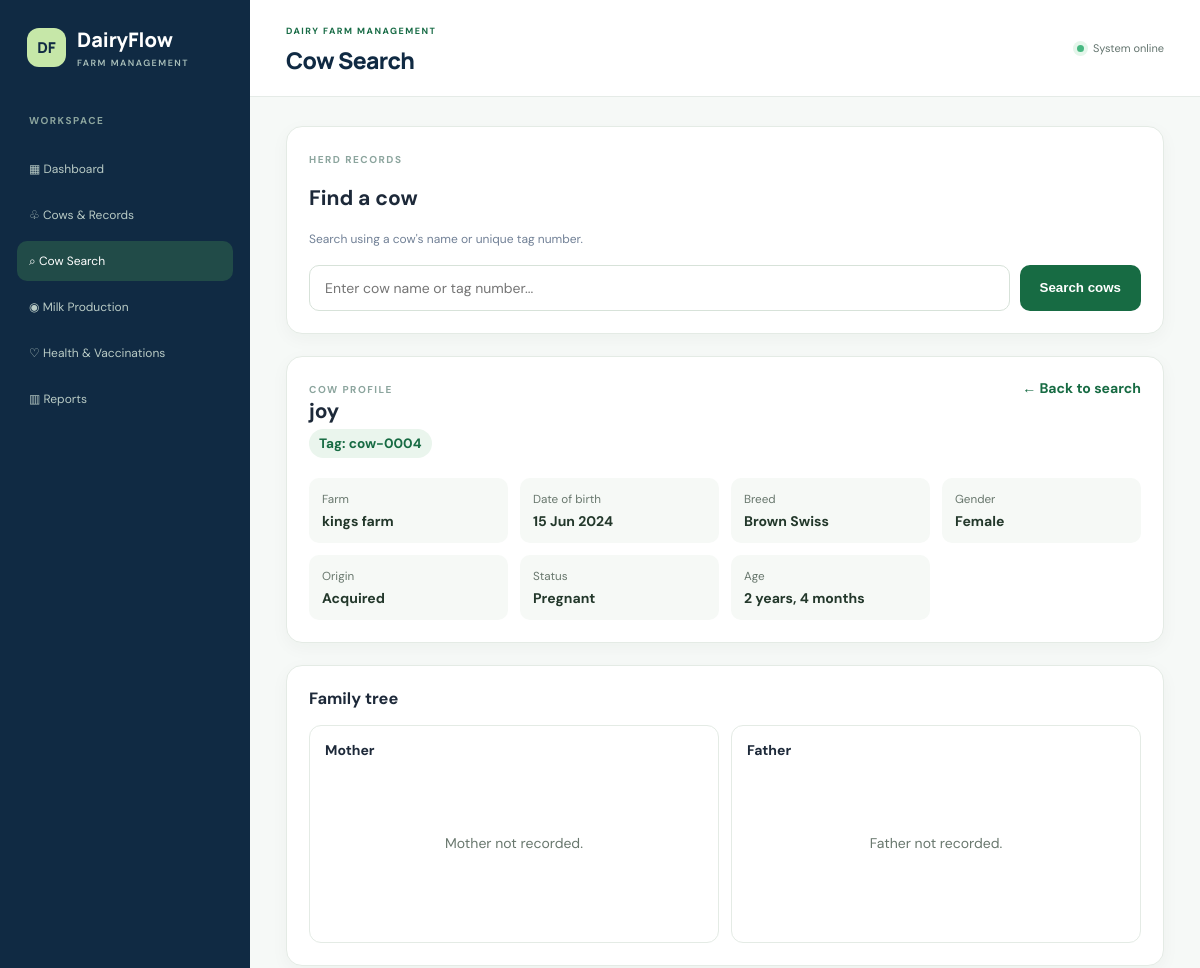
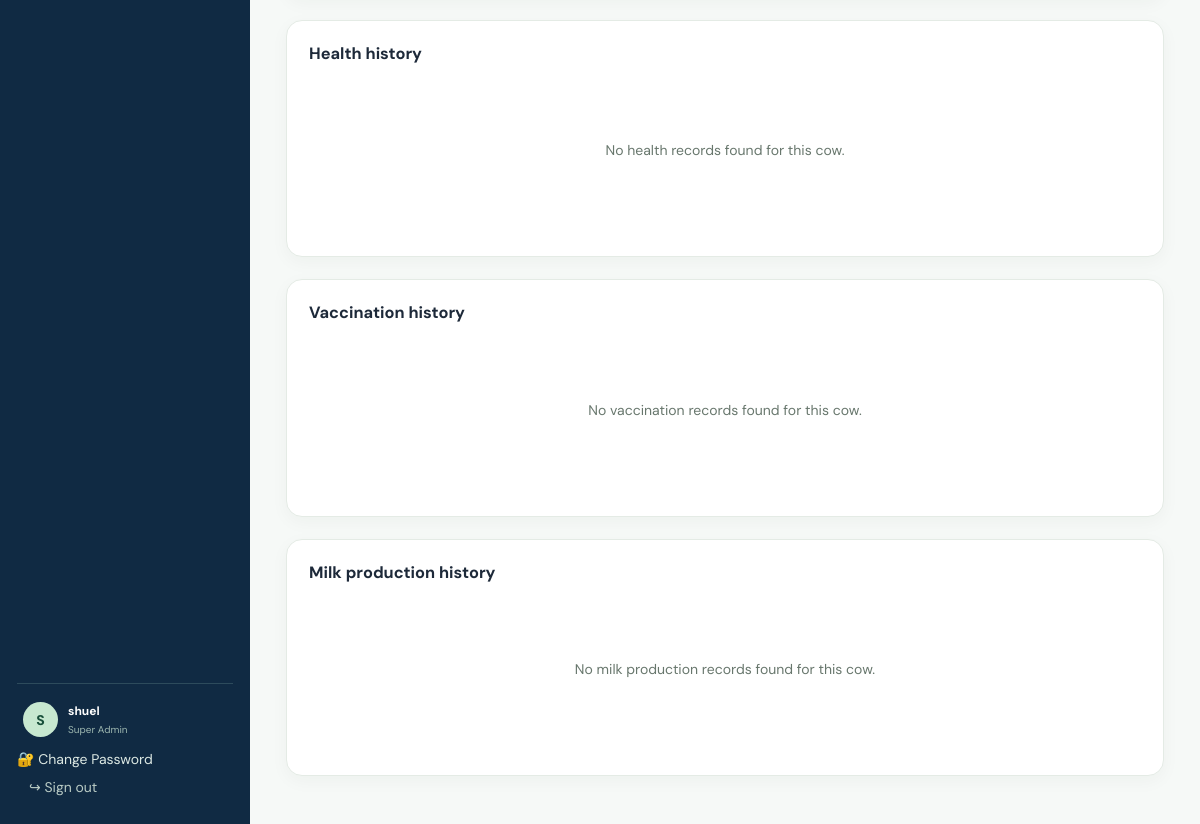
/search.php?cow_id=4 (signed in), run on an earlier commit of the app's database (2 pictures, top to bottom).
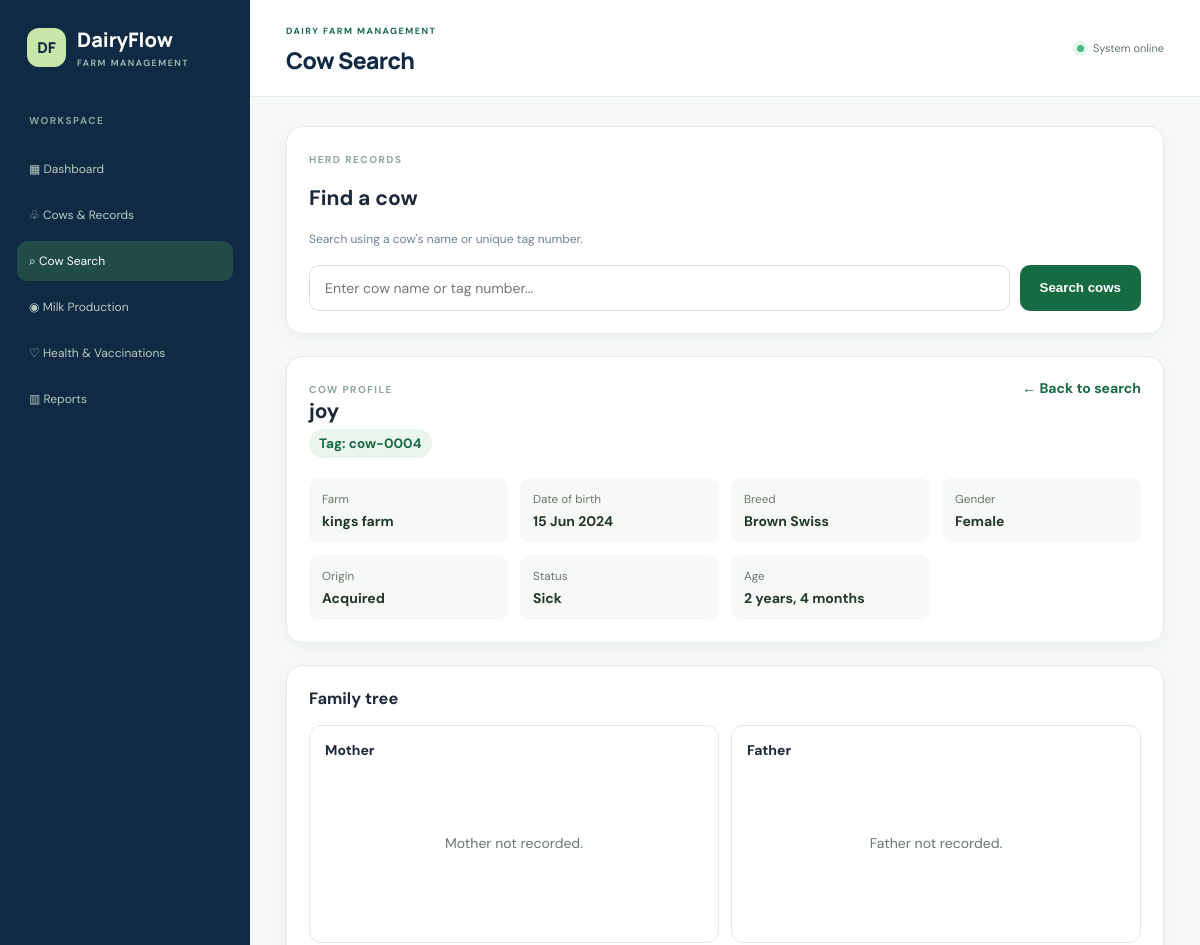
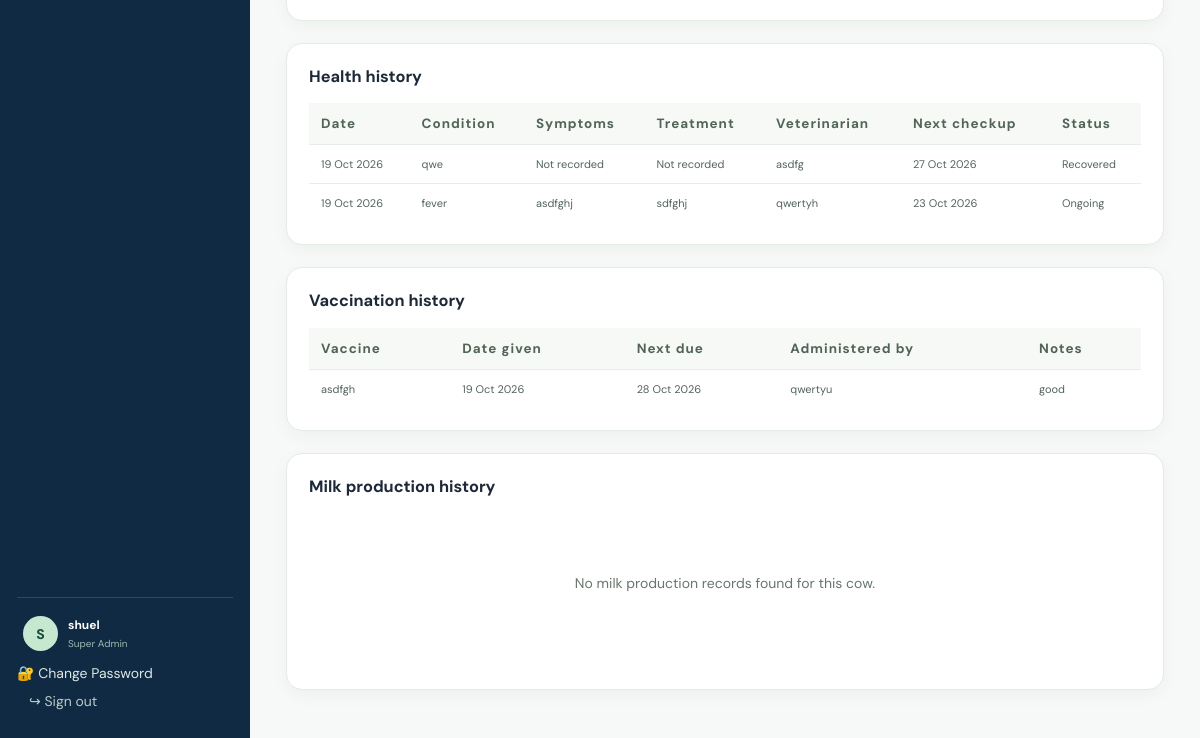
And on a later commit of the database (2 pictures, top to bottom).
### tables this page shows
CREATE TABLE `cows` (
  `cow_id` int(11) NOT NULL,
  `farm_id` int(11) NOT NULL,
  `tag_number` varchar(50) NOT NULL,
  `cow_name` varchar(100) DEFAULT NULL,
  `date_of_birth` date NOT NULL,
  `breed` varchar(100) DEFAULT NULL,
  `gender` enum('female','male') NOT NULL,
  `origin` enum('born_on_farm','acquired') NOT NULL DEFAULT 'acquired',
  `mother_id` int(11) DEFAULT NULL,
  `father_id` int(11) DEFAULT NULL,
  `status` enum('active','sick','pregnant','dry','sold','deceased') DEFAULT 'active',
  `notes` text DEFAULT NULL,
  `created_at` timestamp NOT NULL DEFAULT current_timestamp(),
  `manager_id` int(11) DEFAULT NULL
);

CREATE TABLE `farms` (
  `farm_id` int(11) NOT NULL,
  `farm_name` varchar(150) NOT NULL,
  `location` varchar(255) DEFAULT NULL,
  `contact_phone` varchar(30) DEFAULT NULL,
  `created_at` timestamp NOT NULL DEFAULT current_timestamp(),
  `status` enum('active','inactive') DEFAULT 'active'
);

CREATE TABLE `health_records` (
  `health_id` int(11) NOT NULL,
  `cow_id` int(11) NOT NULL,
  `recorded_by` int(11) DEFAULT NULL,
  `condition_name` varchar(150) NOT NULL,
  `symptoms` text DEFAULT NULL,
  `treatment` text DEFAULT NULL,
  `veterinarian` varchar(150) DEFAULT NULL,
  `record_date` date NOT NULL,
  `next_checkup` date DEFAULT NULL,
  `status` enum('under_treatment','recovered','ongoing') DEFAULT 'ongoing'
);

CREATE TABLE `vaccinations` (
  `vaccination_id` int(11) NOT NULL,
  `cow_id` int(11) NOT NULL,
  `vaccine_name` varchar(150) NOT NULL,
  `vaccination_date` date NOT NULL,
  `next_due_date` date DEFAULT NULL,
  `administered_by` varchar(150) DEFAULT NULL,
  `notes` text DEFAULT NULL
);

### search.php (the view, shortened to what the changed rows need)
<?php
require_once __DIR__ . '/includes/auth.php';
$pdo->setAttribute(PDO::ATTR_ERRMODE, PDO::ERRMODE_EXCEPTION);
$pdo->setAttribute(PDO::ATTR_DEFAULT_FETCH_MODE, PDO::FETCH_ASSOC);
$role = $_SESSION['role_name'];
$userId = (int) $_SESSION['user_id'];
$farmId = (int) ($_SESSION['farm_id'] ?? 0);
$q = trim((string) ($_GET['q'] ?? ''));
$selectedId = filter_var(
    $_GET['cow_id'] ?? null,
    FILTER_VALIDATE_INT
);
$cow = null;
$mother = null;
$father = null;
$healthRecords = [];
$vaccinations = [];
$milkRecords = [];
function cowAccess(string $alias, string $role, int $farmId, int $userId): array
{
    if ($role === 'super_admin') {
        return ['1=1', []];
    }
    return ["$alias.farm_id = ?", [$farmId]];
}
try {
    if ($selectedId !== false && $selectedId !== null && $selectedId > 0) {
        [$accessSql, $accessParams] = cowAccess(
            'c',
            $role,
            $farmId,
            $userId
        );
        $stmt = $pdo->prepare("
            SELECT c.*, f.farm_name
            FROM cows c
            INNER JOIN farms f ON f.farm_id = c.farm_id
            WHERE c.cow_id = ?
              AND ($accessSql)
            LIMIT 1
        ");
        $stmt->execute(array_merge([$selectedId], $accessParams));
        $cow = $stmt->fetch() ?: null;
    }
    if ($cow) {
        $stmt = $pdo->prepare("
            SELECT health_id, condition_name, symptoms, treatment,
                   veterinarian, record_date, next_checkup, status
            FROM health_records
            WHERE cow_id = ?
            ORDER BY record_date DESC, health_id DESC
        ");
        $stmt->execute([(int) $cow['cow_id']]);
        $healthRecords = $stmt->fetchAll();
        $stmt = $pdo->prepare("
            SELECT vaccination_id, vaccine_name, vaccination_date,
                   next_due_date, administered_by, notes
            FROM vaccinations
            WHERE cow_id = ?
            ORDER BY vaccination_date DESC, vaccination_id DESC
        ");
        $stmt->execute([(int) $cow['cow_id']]);
        $vaccinations = $stmt->fetchAll();
        $stmt = $pdo->prepare("
            SELECT production_date, milking_session,
                   quantity_litres, notes
            FROM milk_production
            WHERE cow_id = ?
              AND farm_id = ?
            ORDER BY production_date DESC, production_id DESC
            LIMIT 100
        ");
        $stmt->execute([
            (int) $cow['cow_id'],
            (int) $cow['farm_id']
        ]);
        $milkRecords = $stmt->fetchAll();
    }
} catch (Throwable $exception) {
    error_log('Cow search error: ' . $exception->getMessage());
    $error = 'Something went wrong while loading cow records. Please try again.';
}
function searchEscape(mixed $value): string
{
    return htmlspecialchars((string) ($value ?? ''), ENT_QUOTES, 'UTF-8');
}
function displayDate(?string $date): string
{
    return date('d M Y', strtotime($date));
}
?>
<!DOCTYPE html>
<html lang="en">
<head>
    <link rel="stylesheet" href="assets/style.css">
</head>
<body>
    <div class="app-shell">
        <main class="main-area">
            <header class="topbar">
                <div>
                    <h1>Cow Search</h1>
                </div>
            </header>
            <div class="content">
                <div class="search-wrap">
                    <section class="search-panel">
                        <h2>Find a cow</h2>
                    </section>
                    <?php if ($cow): ?>
                        <section class="profile-panel">
                            <div class="profile-heading">
                                <div>
                                    <span class="eyebrow">COW PROFILE</span>
                                    <h2><?= searchEscape($cow['cow_name'] ?: 'Unnamed cow') ?></h2>
                                    <span class="tag">Tag: <?= searchEscape($cow['tag_number']) ?></span>
                                </div>
                                <a class="back-link" href="search.php<?= $q !== '' ? '?q=' . urlencode($q) : '' ?>">← Back to search</a>
                            </div>
                            <div class="detail-grid">
                                <div class="detail-item"><small>Farm</small><strong><?= searchEscape($cow['farm_name']) ?></strong></div>
                                <div class="detail-item"><small>Date of birth</small><strong><?= searchEscape(displayDate($cow['date_of_birth'])) ?></strong></div>
                                <div class="detail-item"><small>Breed</small><strong><?= searchEscape($cow['breed'] ?: 'Not recorded') ?></strong></div>
                                <div class="detail-item"><small>Gender</small><strong><?= searchEscape(ucfirst($cow['gender'])) ?></strong></div>
                                <div class="detail-item"><small>Origin</small><strong><?= searchEscape(ucwords(str_replace('_', ' ', $cow['origin']))) ?></strong></div>
                                <div class="detail-item"><small>Status</small><strong><?= searchEscape(ucfirst($cow['status'] ?? 'Unknown')) ?></strong></div>
                                <div class="detail-item"><small>Age</small>
                                    <strong>
                                        <?php
                                        $birth = new DateTimeImmutable($cow['date_of_birth']);
                                        $today = new DateTimeImmutable('today');
                                        echo searchEscape($birth->diff($today)->y . ' years, ' . $birth->diff($today)->m . ' months');
                                        ?>
                                    </strong>
                                </div>
                            </div>
                        </section>
                        <section class="record-panel">
                            <h3>Family tree</h3>
                            <div class="family-grid">
                                <div class="family-card">
                                    <strong>Mother</strong>
                                    <?php if ($mother): ?>
                                        <p><?= searchEscape($mother['cow_name'] ?: 'Unnamed cow') ?></p>
                                        <small>Tag: <?= searchEscape($mother['tag_number']) ?></small>
                                        <?php if ($mother['cow_id'] !== $cow['cow_id']): ?>
                                            <p><a class="back-link" href="search.php?cow_id=<?= (int) $mother['cow_id'] ?>">View profile</a></p>
                                        <?php endif; ?>
                                    <?php elseif (!empty($cow['mother_id'])): ?>
                                        <p class="empty-state">Recorded parent is outside your access scope.</p>
                                    <?php else: ?>
                                        <p class="empty-state">Mother not recorded.</p>
                                    <?php endif; ?>
                                </div>
                                <div class="family-card">
                                    <strong>Father</strong>
                                    <?php if ($father): ?>
                                        <p><?= searchEscape($father['cow_name'] ?: 'Unnamed cow') ?></p>
                                        <small>Tag: <?= searchEscape($father['tag_number']) ?></small>
                                        <?php if ($father['cow_id'] !== $cow['cow_id']): ?>
                                            <p><a class="back-link" href="search.php?cow_id=<?= (int) $father['cow_id'] ?>">View profile</a></p>
                                        <?php endif; ?>
                                    <?php elseif (!empty($cow['father_id'])): ?>
                                        <p class="empty-state">Recorded parent is outside your access scope.</p>
                                    <?php else: ?>
                                        <p class="empty-state">Father not recorded.</p>
                                    <?php endif; ?>
                                </div>
                            </div>
                        </section>
                        <section class="record-panel">
                            <h3>Health history</h3>
                            <?php if (!$healthRecords): ?>
                                <p class="empty-state">No health records found for this cow.</p>
                            <?php else: ?>
                                <div class="table-scroll">
                                    <table class="record-table">
                                        <thead>
                                            <tr>
                                                <th>Date</th>
                                                <th>Condition</th>
                                                <th>Symptoms</th>
                                                <th>Treatment</th>
                                                <th>Veterinarian</th>
                                                <th>Next checkup</th>
                                                <th>Status</th>
                                            </tr>
                                        </thead>
                                        <tbody>
                                            <?php foreach ($healthRecords as $record): ?>
                                                <tr>
                                                    <td><?= searchEscape(displayDate($record['record_date'])) ?></td>
                                                    <td><?= searchEscape($record['condition_name']) ?></td>
                                                    <td><?= searchEscape($record['symptoms'] ?: 'Not recorded') ?></td>
                                                    <td><?= searchEscape($record['treatment'] ?: 'Not recorded') ?></td>
                                                    <td><?= searchEscape($record['veterinarian'] ?: 'Not recorded') ?></td>
                                                    <td><?= searchEscape(displayDate($record['next_checkup'])) ?></td>
                                                    <td><?= searchEscape(ucwords(str_replace('_', ' ', $record['status'] ?? 'Unknown'))) ?></td>
                                                </tr>
                                            <?php endforeach; ?>
                                        </tbody>
                                    </table>
                                </div>
                            <?php endif; ?>
                        </section>
                        <section class="record-panel">
                            <h3>Vaccination history</h3>
                            <?php if (!$vaccinations): ?>
                                <p class="empty-state">No vaccination records found for this cow.</p>
                            <?php else: ?>
                                <div class="table-scroll">
                                    <table class="record-table">
                                        <thead>
                                            <tr>
                                                <th>Vaccine</th>
                                                <th>Date given</th>
                                                <th>Next due</th>
                                                <th>Administered by</th>
                                                <th>Notes</th>
                                            </tr>
                                        </thead>
                                        <tbody>
                                            <?php foreach ($vaccinations as $record): ?>
                                                <tr>
                                                    <td><?= searchEscape($record['vaccine_name']) ?></td>
                                                    <td><?= searchEscape(displayDate($record['vaccination_date'])) ?></td>
                                                    <td><?= searchEscape(displayDate($record['next_due_date'])) ?></td>
                                                    <td><?= searchEscape($record['administered_by'] ?: 'Not recorded') ?></td>
                                                    <td><?= searchEscape($record['notes'] ?: 'None') ?></td>
                                                </tr>
                                            <?php endforeach; ?>
                                        </tbody>
                                    </table>
                                </div>
                            <?php endif; ?>
                        </section>
                        <section class="record-panel">
                            <h3>Milk production history</h3>
                            <?php if (!$milkRecords): ?>
                                <p class="empty-state">No milk production records found for this cow.</p>
                            <?php endif; ?>
                        </section>
                    <?php endif; ?>
                </div>
            </div>
        </main>
    </div>
</body>
</html>

What changed in the data, as far as the page shows it:
changed cows "joy": status "Pregnant" → "Sick"
added health_records: record_date "19 Oct 2026", condition_name "qwe", symptoms "Not recorded", treatment "Not recorded", veterinarian "asdfg", next_checkup "27 Oct 2026", status "Recovered"
added health_records: record_date "19 Oct 2026", condition_name "fever", symptoms "asdfghj", treatment "sdfghj", veterinarian "qwertyh", next_checkup "23 Oct 2026", status "Ongoing"
added vaccinations: vaccine_name "asdfgh", vaccination_date "19 Oct 2026", next_due_date "28 Oct 2026", administered_by "qwertyu", notes "good"
Also different on the page:
text no longer shown: "No health records found for this cow. No vaccination records found for this cow."
text now shown: "Date Condition Symptoms Treatment Veterinarian Next checkup Status Vaccine Date given Next due Administered by Notes"
